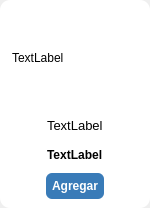
<?xml version="1.0" encoding="UTF-8"?>
<ui version="4.0">
 <class>Form</class>
 <widget class="QWidget" name="Form">
  <property name="geometry">
   <rect>
    <x>0</x>
    <y>0</y>
    <width>150</width>
    <height>208</height>
   </rect>
  </property>
  <property name="windowTitle">
   <string>Form</string>
  </property>
  <layout class="QVBoxLayout" name="verticalLayout">
   <property name="leftMargin">
    <number>0</number>
   </property>
   <property name="topMargin">
    <number>0</number>
   </property>
   <property name="rightMargin">
    <number>0</number>
   </property>
   <property name="bottomMargin">
    <number>0</number>
   </property>
   <item>
    <widget class="QWidget" name="fondo_cuadrado_busqueda" native="true">
     <property name="styleSheet">
      <string notr="true">#fondo_cuadrado_busqueda{
	background-color:white;
	border-radius: 10px;
}</string>
     </property>
     <layout class="QVBoxLayout" name="verticalLayout_2" stretch="2,1,1,1">
      <item alignment="Qt::AlignHCenter">
       <widget class="QLabel" name="imagen_producto_widget">
        <property name="sizePolicy">
         <sizepolicy hsizetype="Fixed" vsizetype="Fixed">
          <horstretch>0</horstretch>
          <verstretch>0</verstretch>
         </sizepolicy>
        </property>
        <property name="minimumSize">
         <size>
          <width>125</width>
          <height>98</height>
         </size>
        </property>
        <property name="text">
         <string>TextLabel</string>
        </property>
        <property name="scaledContents">
         <bool>true</bool>
        </property>
        <property name="wordWrap">
         <bool>true</bool>
        </property>
       </widget>
      </item>
      <item alignment="Qt::AlignHCenter">
       <widget class="QLabel" name="nombre_producto_widget">
        <property name="font">
         <font>
          <pointsize>10</pointsize>
         </font>
        </property>
        <property name="text">
         <string>TextLabel</string>
        </property>
       </widget>
      </item>
      <item alignment="Qt::AlignHCenter">
       <widget class="QLabel" name="precio_producto_widget">
        <property name="font">
         <font>
          <pointsize>9</pointsize>
          <weight>75</weight>
          <bold>true</bold>
         </font>
        </property>
        <property name="text">
         <string>TextLabel</string>
        </property>
       </widget>
      </item>
      <item alignment="Qt::AlignHCenter">
       <widget class="QPushButton" name="boton_agregar_producto_widget">
        <property name="styleSheet">
         <string notr="true">#boton_agregar_producto_widget{
	background-color: #397bb8;
	border: none;
	padding: 6px;
	border-radius: 6px;
	color: white;
	font-weight: bold;
}

#boton_agregar_producto_widget::hover{
	background-color: #b0cae3;
}

#boton_agregar_producto_widget::checked{
	background-color: #74a3cd;
}</string>
        </property>
        <property name="text">
         <string>Agregar</string>
        </property>
        <property name="checkable">
         <bool>true</bool>
        </property>
        <property name="checked">
         <bool>false</bool>
        </property>
       </widget>
      </item>
     </layout>
    </widget>
   </item>
  </layout>
 </widget>
 <resources/>
 <connections/>
</ui>
